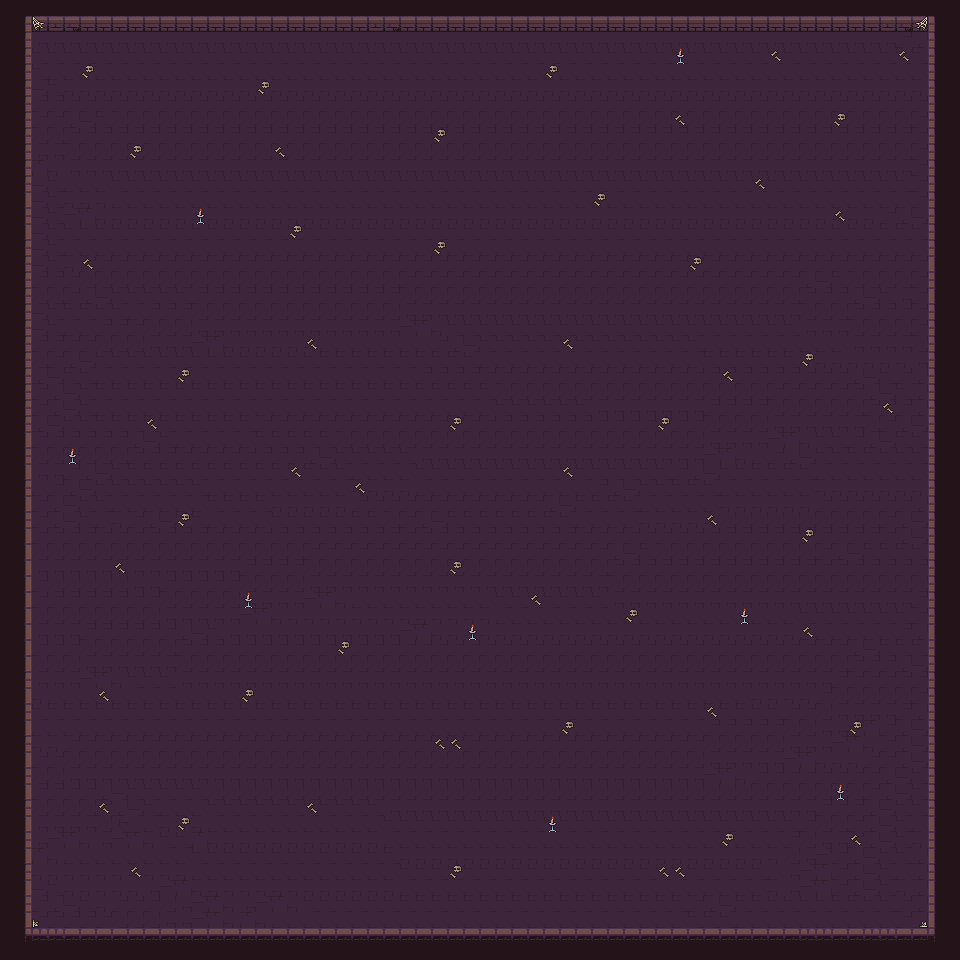

Tiled map render using the project's own tile images. Description and the map definition, with tile-layer contents summarised, below:
An orthogonal 60x60 tile map with 16x16 px tiles, 3 tile layers (background, walls, decorations).

<map version="1.10" tiledversion="1.11.2" orientation="orthogonal" renderorder="right-down" width="60" height="60" tilewidth="16" tileheight="16" infinite="0" nextlayerid="4" nextobjectid="1">
 <tileset firstgid="1" source="Dungeon_Tileset.tsx" />
 <layer id="1" name="background" width="60" height="60">
  <data>[3600 cells, 3600 non-empty, 12 distinct tile ids]</data>
 </layer>
 <layer id="2" name="walls" width="60" height="60">
  <data>[3600 cells, 464 non-empty, 19 distinct tile ids]</data>
 </layer>
 <layer id="3" name="decorations" width="60" height="60">
  <data>[3600 cells, 66 non-empty, 5 distinct tile ids]</data>
 </layer>
</map>
